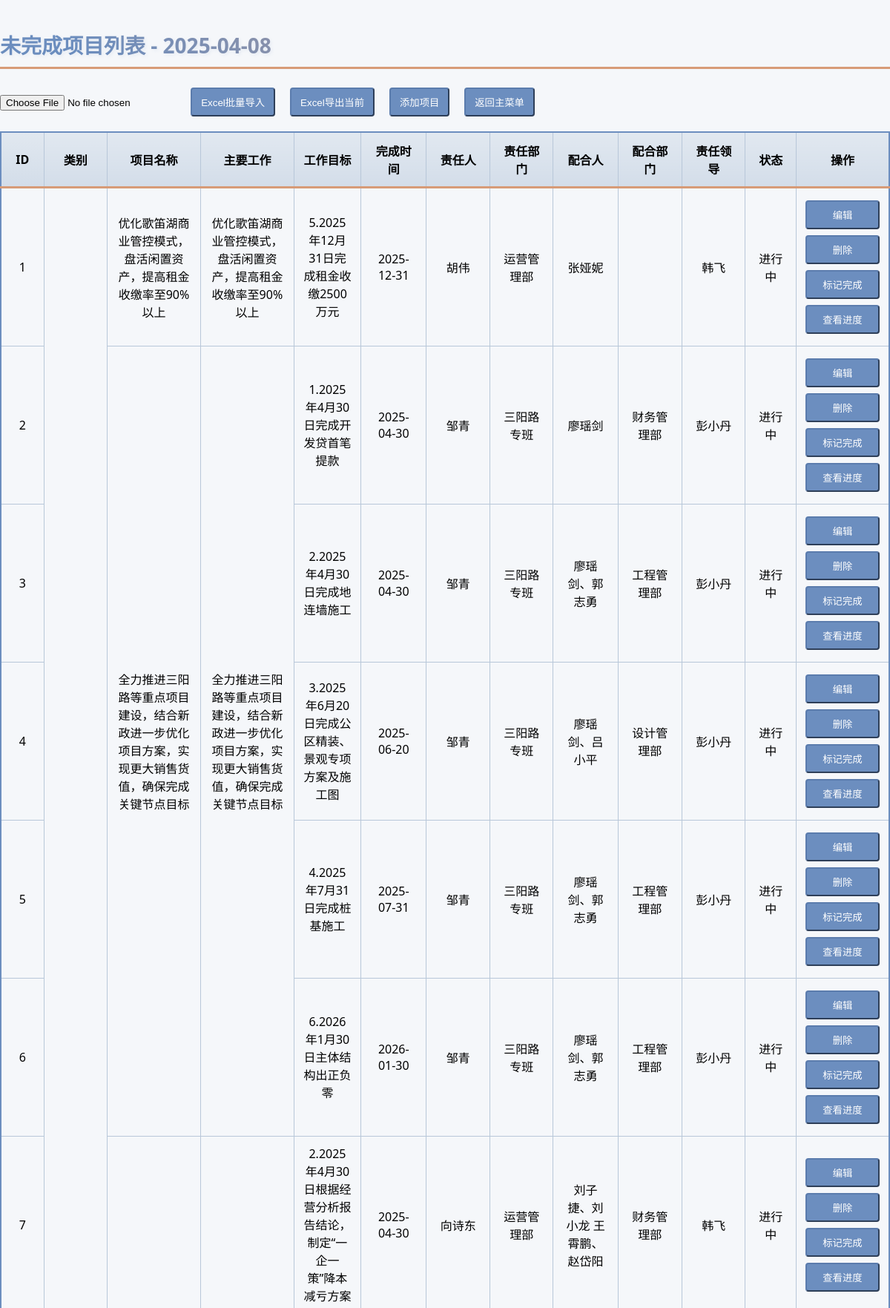
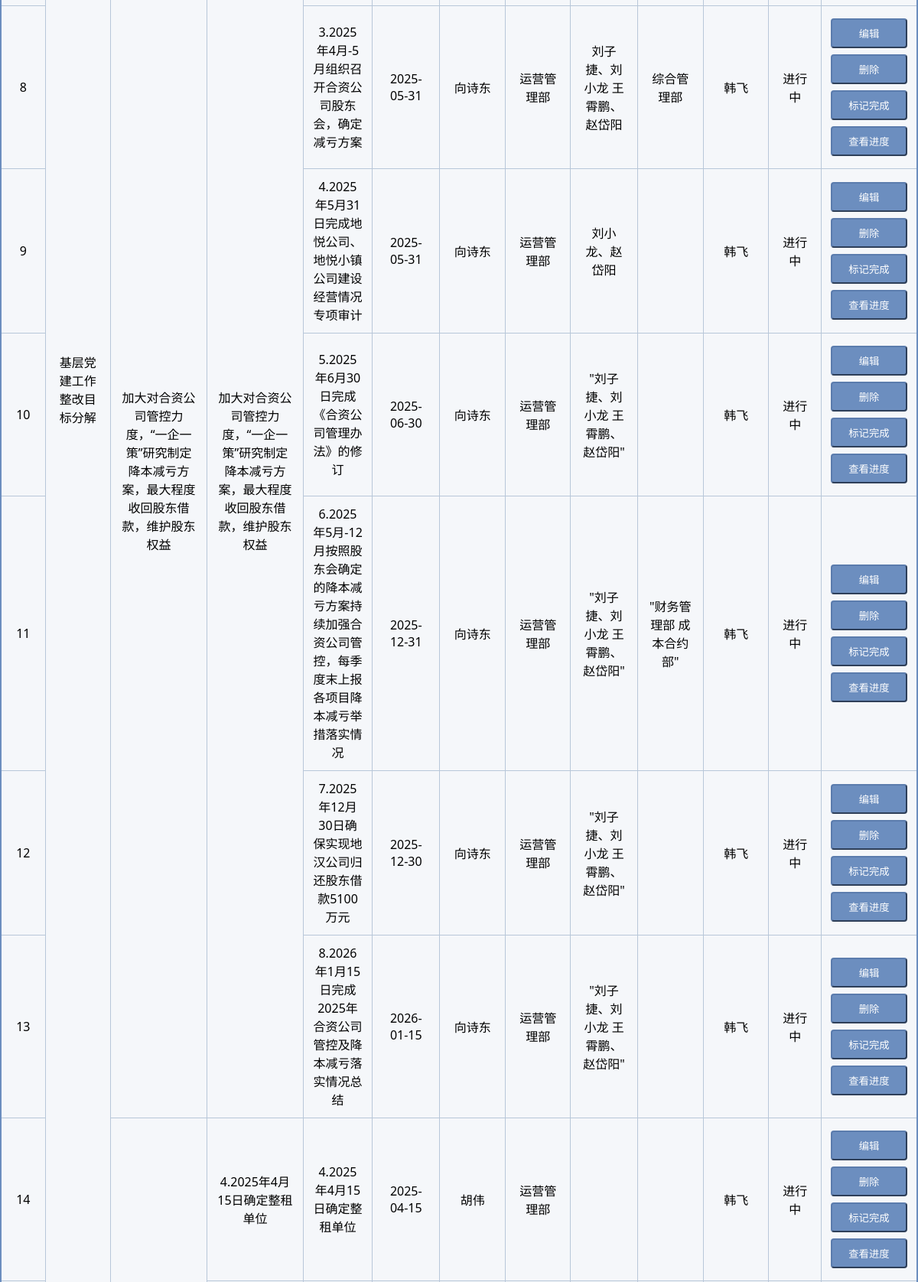
Page /unfinished_projects (signed in, upper part) on the committed database (2 pictures, top to bottom).
### tables this page shows
CREATE TABLE unfinished_projects (
            id INTEGER PRIMARY KEY AUTOINCREMENT,
            category TEXT NOT NULL,
            project_name TEXT NOT NULL,
            main_work TEXT NOT NULL,
            work_goal TEXT NOT NULL,
            completion_time DATE NOT NULL,
            responsible_person_id INTEGER REFERENCES users(id),
            responsible_department TEXT NOT NULL,
            collaborator TEXT,
            collaborating_department TEXT,
            responsible_leader_id INTEGER REFERENCES users(id),
            is_finished INTEGER DEFAULT 0 CHECK(is_finished IN (0, 1)),
            completion_status_1 TEXT,
            completion_status_2 TEXT,
            completion_status_3 TEXT,
            completion_status_4 TEXT,
            completion_status_5 TEXT,
            completion_status_6 TEXT,
            completion_status_7 TEXT,
            completion_status_8 TEXT,
            completion_status_9 TEXT,
            completion_status_10 TEXT,
            created_at TIMESTAMP DEFAULT CURRENT_TIMESTAMP
        );

CREATE TABLE users (
            id INTEGER PRIMARY KEY AUTOINCREMENT,
            username TEXT NOT NULL UNIQUE,
            password TEXT NOT NULL,
            phone TEXT,
            is_admin INTEGER DEFAULT 0,
            created_at TIMESTAMP DEFAULT CURRENT_TIMESTAMP
        );

### app.py (the view, shortened to what this page needs)
@app.route('/unfinished_projects', methods=['GET', 'POST'])
def unfinished_projects():
    current_datetime = datetime.datetime.now()
    if 'user_id' not in session:
        abort(401)
    is_admin = session.get('is_admin', 0)
    error = None
    projects = []
    with get_db() as conn:
        try:
            projects = conn.execute('''
                SELECT
                    up.id,
                    up.category,
                    up.project_name,
                    up.main_work,
                    up.work_goal,
                    up.completion_time,
                    u1.username AS responsible_person,
                    up.responsible_department,
                    up.collaborator,
                    up.collaborating_department,
                    u3.username AS responsible_leader,
                    (CASE WHEN julianday(up.completion_time) < julianday('now')
                        THEN '逾期' ELSE '进行中' END) AS status
                FROM unfinished_projects up
                LEFT JOIN users u1 ON up.responsible_person_id = u1.id
                LEFT JOIN users u3 ON up.responsible_leader_id = u3.id
                ORDER BY up.category, up.project_name
            ''').fetchall()
        except Exception as e:
            error = str(e)
            flash(f'操作失败: {str(e)}', 'error')
    return render_template('unfinished_projects.html',
                         projects=projects,
                         error=error,
                         is_admin=is_admin,
                         current_date=current_datetime.strftime('%Y-%m-%d'))

### app.py (called while the page is built)
def get_db():
    if not hasattr(g, '_database'):
        try:
            g._database = sqlite3.connect(app.config['DATABASE'])
            g._database.row_factory = sqlite3.Row
            init_sqlite_schema(g._database)
        except sqlite3.Error as e:
            print(f"数据库连接失败: {str(e)}")
            raise
    return g._database

### templates/unfinished_projects.html (shortened to what this page needs)
<!DOCTYPE html>
<html lang="en">
<head>
</head>
<body>
    <h1>未完成项目列表 - {{ current_date }}</h1>
    {% if is_admin %}
    <div class="admin-tools">
        <div style="margin: 10px 0; display: flex; gap: 10px; align-items: center;">
            <form method="post" enctype="multipart/form-data">
                <input type="file" name="file" accept=".xlsx" required
                       onchange="validateImportFile(this)">
                <button type="submit" name="upload_projects" class="btn-excel"
                    title="导入要求：&#10;• 分类需与现有分类一致&#10;• 支持自动修正大小写和空格&#10;• 日期格式为YYYY-MM-DD">
                    Excel批量导入
                </button>
            </form>
            <form method="post" id="exportForm">
                <button type="button" onclick="handleExport()" class="btn-excel">
                    Excel导出当前
                </button>
            </form>
            <form action="{{ url_for('add_project') }}" method="get">
                <button type="submit" class="btn-excel">
                    添加项目
                </button>
            </form>
            <form action="{{ url_for('index') }}" method="get">
                <button type="submit" class="btn-excel">
                    返回主菜单
                </button>
            </form>
        </div>
    </div>
    {% endif %}
    <table>
        <thead>
            <tr>
                <th>ID</th>
                <th>类别</th>
                <th>项目名称</th>
                <th>主要工作</th>
                <th>工作目标</th>
                <th>完成时间</th>
                <th>责任人</th>
                <th>责任部门</th>
                <th>配合人</th>
                <th>配合部门</th>
                <th>责任领导</th>
                <th>状态</th>
                <th>操作</th>
            </tr>
        </thead>
        <tbody>
            {% set ns = namespace(
                entries={},
                category_groups={},
                project_groups={},
                main_work_groups={}
            ) %}
            {% for project in projects %}
                {% set main_work = project[3]|trim|lower %}
            {% endfor %}
            {% for project in projects %}
                {% set main_work = project[3]|trim|lower %}
                {% set work_target = project[4]|trim|lower %}
                {% set responsible_person = project[6]|trim|lower %}
                {% set entry_key = [main_work, work_target, responsible_person]|join('|') %}
                {% set is_duplicate = entry_key in ns.entries %}
                <tr class="{% if project[11] == '逾期' %}overdue{% endif %} {% if is_duplicate %}duplicate{% endif %}">
                    <td>{{ loop.index }}</td>
                    {% if loop.index0 == ns.category_groups[project[1]]-1 %}
                        <td rowspan="{{ projects|selectattr('1', 'equalto', project[1])|list|count }}">{{ project[1] }}</td>
                    {% endif %}
                    {% if loop.index0 == ns.project_groups[project[2]]-1 %}
                        <td rowspan="{{ projects|selectattr('2', 'equalto', project[2])|list|count }}">{{ project[2] }}</td>
                    {% endif %}
                    {% if loop.index0 == ns.main_work_groups[main_work]-1 %}
                        <td rowspan="{{ projects|selectattr('3', 'equalto', project[3])|list|count }}">{{ project[3] }}</td>
                    {% endif %}
                    <td>{{ project[4] }}</td>
                    <td>{{ project[5] }}</td>
                    <td>{{ project[6] }}</td>
                    <td>{{ project[7] }}</td>
                    <td>{{ project[8] }}</td>
                    <td>{{ project[9] }}</td>
                    <td>{{ project[10] }}</td>
                    <td>{{ project[11] }}</td>
                    <td>
                        {% if is_admin %}
                            <form action="{{ url_for('edit_project', project_id=project[0]) }}" method="get">
                                <button type="submit" class="btn-action">
                                    编辑
                                </button>
                            </form>
                            <form action="{{ url_for('delete_project', project_id=project[0]) }}" method="post" style="display: inline;">
                                <button type="submit" class="btn-action"
                                        onclick="return confirm('确认要永久删除该项目吗？此操作不可恢复！')">
                                    删除
                                </button>
                            </form>
                            <form action="{{ url_for('mark_project_finished', project_id=project[0]) }}" method="post" style="display: inline;">
                                <button type="submit" class="btn-action"
                                        onclick="return confirm('确认标记该项目为已完成？')">
                                    标记完成
                                </button>
                            </form>
                        {% endif %}
                        <form action="{{ url_for('project_detail', project_id=project[0]) }}" method="get">
                            <button type="submit" class="btn-action">
                                查看进度
                            </button>
                        </form>
                    </td>
                </tr>
            {% endfor %}
        </tbody>
    </table>
</body>
</html>

### templates/unfinished_projects.html (style rules this page uses)
body { max-width: 100%; margin: 40px auto; padding: 0; font-family: 'Segoe UI', sans-serif; background: #F5F7FA; }
table { width: 100%; border: 2px solid #6C8EBF; border-collapse: collapse; }
h1 { color: #6C8EBF; font-size: 28px; border-bottom: 3px solid #D79B77; padding-bottom: 10px; margin-bottom: 25px; background: linear-gradient(45deg, #6C8EBF 10%, #D79B77 90%); -webkit-background-clip: text; -webkit-text-fill-color: transparent; text-shadow: 2px 2px 4px rgba(108, 142, 191, 0.1); }
th, td { padding: 12px; border: 1px solid #B8C7D9; text-align: center !important; vertical-align: middle; }
th { background: linear-gradient(to bottom, #E1E8F0, #D3DDE9) !important; font-weight: 600; border-bottom: 3px solid #D79B77; }
th:nth-child(1) { width: 5%; }
th:nth-child(2) { width: 7.6%; }
th:nth-child(3) { width: 11%; }
th:nth-child(4) { width: 11%; }
th:nth-child(5), th:nth-child(6), th:nth-child(7), th:nth-child(8), th:nth-child(9), th:nth-child(10), th:nth-child(11) { width: 7.6%; }
th:nth-child(12) { width: 6%; }
th:nth-child(13) { width: 6%; }
.btn-excel, .btn-action { background-color: #6C8EBF; border-color: #5B7CAD; color: white; padding: 8px 12px; border-radius: 4px; cursor: pointer; transition: all 0.3s; }
.btn-action { width: 100px; margin: 4px 0; display: inline-block; }
.admin-tools { margin-bottom: 20px; }
.admin-tools form { display: inline-block; margin-right: 10px; }

### rows in the picture
unfinished_projects: category "基层党建工作整改目标分解", project_name "优化歌笛湖商业管控模式，盘活闲置资产，提高租金收缴率至90%以上", main_work "优化歌笛湖商业管控模式，盘活闲置资产，提高租金收缴率至90%以上", work_goal "5.2025年12月31日完成租金收缴2500万元", completion_time "2025-12-31", username "胡伟", responsible_department "运营管理部", collaborator "张娅妮", username "韩飞", project "进行中"
unfinished_projects: project_name "全力推进三阳路等重点项目建设，结合新政进一步优化项目方案，实现更大销售货值，确保完成关键节点目标", main_work "全力推进三阳路等重点项目建设，结合新政进一步优化项目方案，实现更大销售货值，确保完成关键节点目标", work_goal "1.2025年4月30日完成开发贷首笔提款", completion_time "2025-04-30", username "邹青", responsible_department "三阳路专班", collaborator "廖瑶剑", collaborating_department "财务管理部", username "彭小丹", project "进行中"
unfinished_projects: work_goal "2.2025年4月30日完成地连墙施工", completion_time "2025-04-30", username "邹青", responsible_department "三阳路专班", collaborator "廖瑶剑、郭志勇", collaborating_department "工程管理部", username "彭小丹", project "进行中"
unfinished_projects: work_goal "3.2025年6月20日完成公区精装、景观专项方案及施工图", completion_time "2025-06-20", username "邹青", responsible_department "三阳路专班", collaborator "廖瑶剑、吕小平", collaborating_department "设计管理部", username "彭小丹", project "进行中"
unfinished_projects: work_goal "4.2025年7月31日完成桩基施工", completion_time "2025-07-31", username "邹青", responsible_department "三阳路专班", collaborator "廖瑶剑、郭志勇", collaborating_department "工程管理部", username "彭小丹", project "进行中"
unfinished_projects: work_goal "6.2026年1月30日主体结构出正负零", completion_time "2026-01-30", username "邹青", responsible_department "三阳路专班", collaborator "廖瑶剑、郭志勇", collaborating_department "工程管理部", username "彭小丹", project "进行中"
unfinished_projects: project_name "加大对合资公司管控力度，“一企一策”研究制定降本减亏方案，最大程度收回股东借款，维护股东权益", main_work "加大对合资公司管控力度，“一企一策”研究制定降本减亏方案，最大程度收回股东借款，维护股东权益", work_goal "2.2025年4月30日根据经营分析报告结论，制定“一企一策”降本减亏方案", completion_time "2025-04-30", username "向诗东", responsible_department "运营管理部", collaborator "刘子捷、刘小龙 王霄鹏、赵岱阳", collaborating_department "财务管理部", username "韩飞", project "进行中"
unfinished_projects: work_goal "3.2025年4月-5月组织召开合资公司股东会，确定减亏方案", completion_time "2025-05-31", username "向诗东", responsible_department "运营管理部", collaborator "刘子捷、刘小龙 王霄鹏、赵岱阳", collaborating_department "综合管理部", username "韩飞", project "进行中"
unfinished_projects: work_goal "4.2025年5月31日完成地悦公司、地悦小镇公司建设经营情况专项审计", completion_time "2025-05-31", username "向诗东", responsible_department "运营管理部", collaborator "刘小龙、赵岱阳", username "韩飞", project "进行中"
unfinished_projects: work_goal "5.2025年6月30日完成《合资公司管理办法》的修订", completion_time "2025-06-30", username "向诗东", responsible_department "运营管理部", collaborator "\"刘子捷、刘小龙 王霄鹏、赵岱阳\"", username "韩飞", project "进行中"
unfinished_projects: work_goal "6.2025年5月-12月按照股东会确定的降本减亏方案持续加强合资公司管控，每季度末上报各项目降本减亏举措落实情况", completion_time "2025-12-31", username "向诗东", responsible_department "运营管理部", collaborator "\"刘子捷、刘小龙 王霄鹏、赵岱阳\"", collaborating_department "\"财务管理部 成本合约部\"", username "韩飞", project "进行中"
unfinished_projects: work_goal "7.2025年12月30日确保实现地汉公司归还股东借款5100万元", completion_time "2025-12-30", username "向诗东", responsible_department "运营管理部", collaborator "\"刘子捷、刘小龙 王霄鹏、赵岱阳\"", username "韩飞", project "进行中"
unfinished_projects: work_goal "8.2026年1月15日完成2025年合资公司管控及降本减亏落实情况总结", completion_time "2026-01-15", username "向诗东", responsible_department "运营管理部", collaborator "\"刘子捷、刘小龙 王霄鹏、赵岱阳\"", username "韩飞", project "进行中"
unfinished_projects: main_work "4.2025年4月15日确定整租单位", work_goal "4.2025年4月15日确定整租单位", completion_time "2025-04-15", username "胡伟", responsible_department "运营管理部", username "韩飞", project "进行中"
